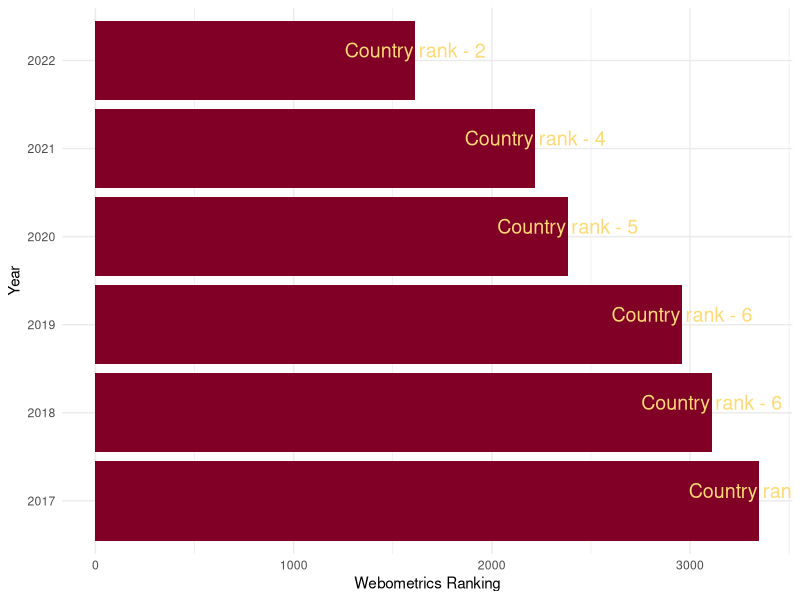
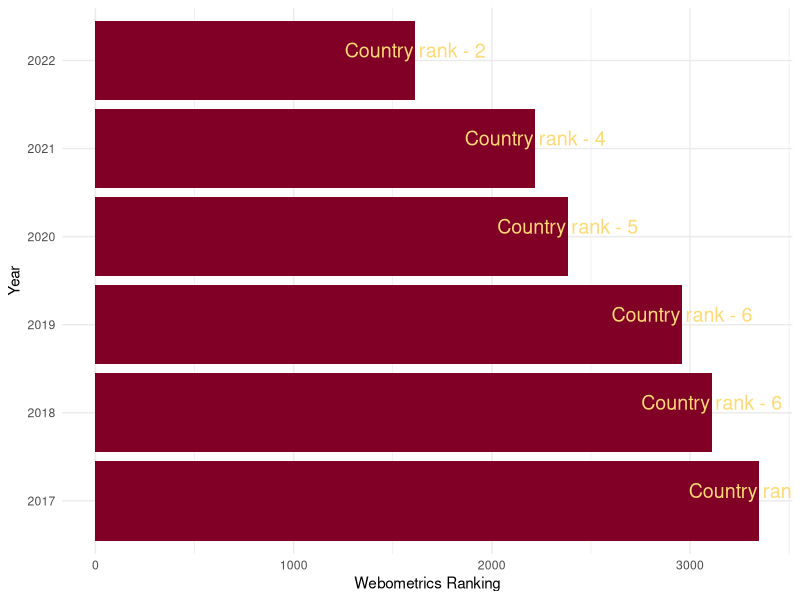

Generate these figures, in order, with R: (Note: this script raises an error after producing the figures.)
## ---- chunk 1
knitr::opts_chunk$set(echo = TRUE)
## ---- chunk 2
library(tidyverse)
Year <- factor(2017:2022)
World <- c(3349, 3109, 2960, 2383, 2219, 1614)
Country <- c(6, 6, 6, 5, 4, 2)
clabel <- c("Country rank - 6",
           "Country rank - 6",
           "Country rank - 6",
           "Country rank - 5",
           "Country rank - 4",
           "Country rank - 2")

df <- data.frame(Year, World, Country,  clabel)
df


library(ggplot2)
library(gganimate)
ggplot(df, aes(x = Year, y = World)) +  # Plot with values on top
  geom_bar(stat = "identity", fill= "#800026") + coord_flip() +
  geom_text(aes(label = clabel), size=5,
            vjust = -0.2, colour = "#fed976") +
  scale_x_discrete(labels = Year) + 
  theme_minimal() + 
  ylab("Webometrics Ranking")  

ggplot(df, aes(x = Year, y = World)) +  # Plot with values on top
  geom_bar(stat = "identity", fill= "#800026") + coord_flip() +
  geom_text(aes(label = clabel), size=5,
            vjust = -0.2, colour = "#fed976") +
  scale_x_discrete(labels = Year) + 
  theme_minimal() + 
  ylab("Webometrics Ranking")  
  


plot2 <- ggplot(df, aes(x = Year, y = World)) +  # Plot with values on top
  geom_bar(stat = "identity", fill= "#800026") + coord_flip() +
  geom_text(aes(label = clabel), size=5,
            vjust = -5, colour = "#fed976") +
  scale_x_discrete(labels = Year) + 
  theme_minimal() + 
  ylab("Webometrics Ranking") + 
  transition_time(as.integer(Year)) +
  shadow_mark() +
  enter_grow() +
  enter_fade()

mygif <- animate(plot2, width=800, height=800, renderer=gifski_renderer(loop=FALSE))  
mygif
anim_save(filename="animation.gif", mygif)
